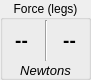
   <widget class="QGroupBox" name="groupBox_2">
    <property name="geometry">
     <rect>
      <x>565</x>
      <y>365</y>
      <width>91</width>
      <height>80</height>
     </rect>
    </property>
    <property name="title">
     <string>Force (legs)</string>
    </property>
    <property name="alignment">
     <set>Qt::AlignCenter</set>
    </property>
    <widget class="QLabel" name="label_force_ll">
     <property name="geometry">
      <rect>
       <x>1</x>
       <y>20</y>
       <width>41</width>
       <height>41</height>
      </rect>
     </property>
     <property name="font">
      <font>
       <pointsize>14</pointsize>
       <bold>true</bold>
      </font>
     </property>
     <property name="text">
      <string>--</string>
     </property>
     <property name="alignment">
      <set>Qt::AlignCenter</set>
     </property>
    </widget>
    <widget class="QLabel" name="label_41">
     <property name="geometry">
      <rect>
       <x>0</x>
       <y>60</y>
       <width>91</width>
       <height>20</height>
      </rect>
     </property>
     <property name="font">
      <font>
       <pointsize>10</pointsize>
       <italic>true</italic>
      </font>
     </property>
     <property name="text">
      <string>Newtons</string>
     </property>
     <property name="alignment">
      <set>Qt::AlignCenter</set>
     </property>
    </widget>
    <widget class="Line" name="line_4">
     <property name="geometry">
      <rect>
       <x>38</x>
       <y>20</y>
       <width>16</width>
       <height>41</height>
      </rect>
     </property>
     <property name="orientation">
      <enum>Qt::Vertical</enum>
     </property>
    </widget>
    <widget class="QLabel" name="label_force_rl">
     <property name="geometry">
      <rect>
       <x>49</x>
       <y>20</y>
       <width>41</width>
       <height>41</height>
      </rect>
     </property>
     <property name="font">
      <font>
       <pointsize>14</pointsize>
       <bold>true</bold>
      </font>
     </property>
     <property name="text">
      <string>--</string>
     </property>
     <property name="alignment">
      <set>Qt::AlignCenter</set>
     </property>
    </widget>
   </widget>
